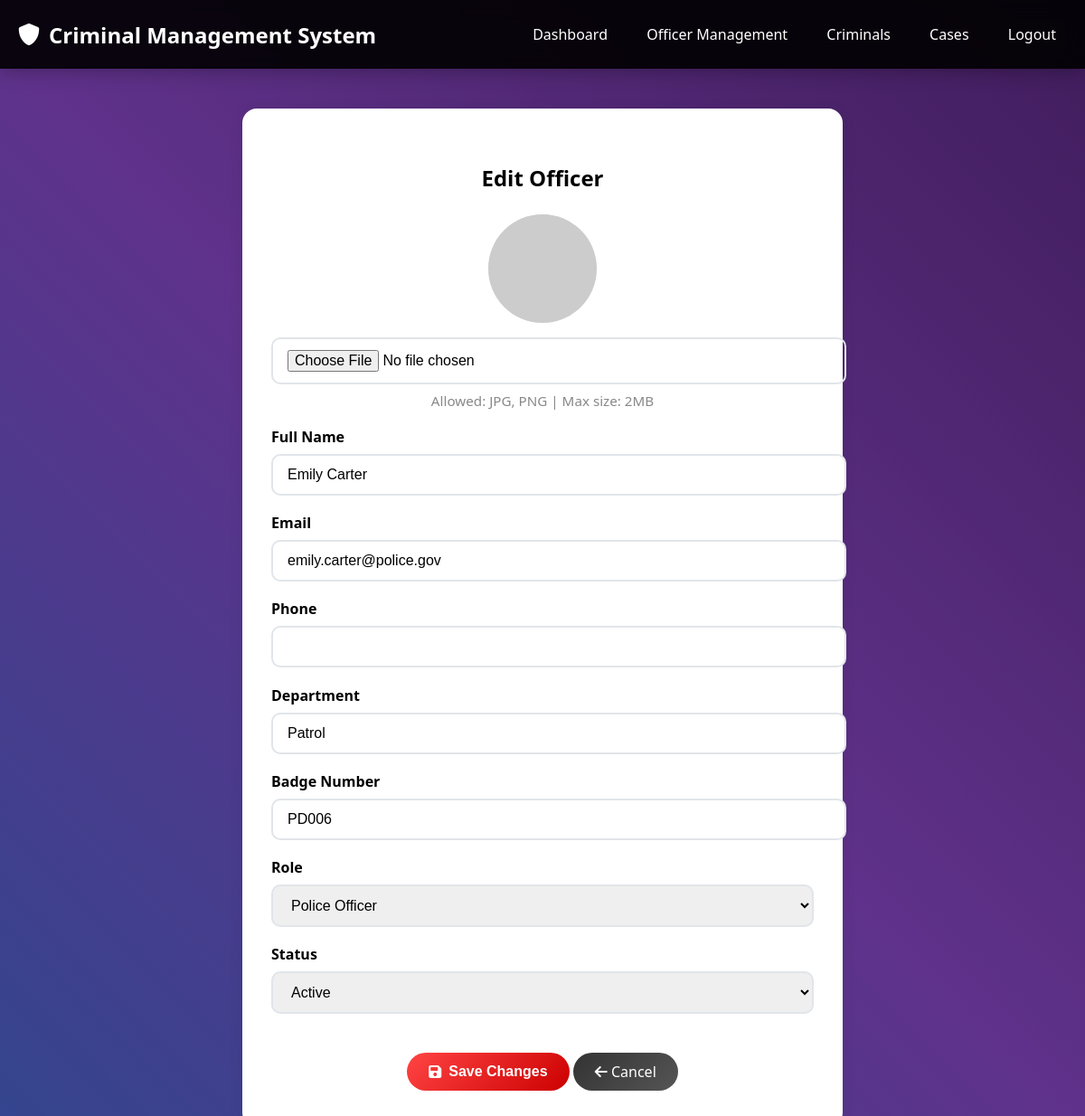
Screenshot of /modules/officers/edit_officer.php?id=8 (signed in) with the database file from the repository.
### tables this page shows
CREATE TABLE `users` (
  `id` int(11) NOT NULL,
  `fullname` varchar(100) NOT NULL,
  `email` varchar(100) NOT NULL,
  `username` varchar(50) NOT NULL,
  `badge_number` varchar(20) NOT NULL,
  `department` varchar(50) NOT NULL,
  `role` enum('admin','officer','investigator') NOT NULL,
  `password` varchar(255) NOT NULL,
  `status` enum('active','inactive','suspended') DEFAULT 'active',
  `profile_image` varchar(255) DEFAULT NULL,
  `phone` varchar(20) DEFAULT NULL,
  `address` text DEFAULT NULL,
  `created_at` timestamp NOT NULL DEFAULT current_timestamp(),
  `updated_at` timestamp NOT NULL DEFAULT current_timestamp() ON UPDATE current_timestamp(),
  `last_login` timestamp NULL DEFAULT NULL
);

### modules/officers/edit_officer.php (the view, shortened to what this page needs)
<?php
$servername = "localhost";
$username = "root";
$password = "";
$dbname = "criminal_management";
try {
    $conn = new PDO("mysql:host=$servername;dbname=$dbname", $username, $password);
    $conn->setAttribute(PDO::ATTR_ERRMODE, PDO::ERRMODE_EXCEPTION);
} catch(PDOException $e) {
    die("Connection failed: " . $e->getMessage());
}
$officer = null;
if (isset($_GET['id']) && is_numeric($_GET['id'])) {
    $stmt = $conn->prepare("SELECT * FROM users WHERE id = ? AND role IN ('officer', 'investigator')");
    $stmt->execute([$_GET['id']]);
    $officer = $stmt->fetch(PDO::FETCH_ASSOC);
} else {
    $error = "Invalid officer ID.";
}
?>
<!DOCTYPE html>
<html lang="en">
<head>
    <link href="https://cdnjs.cloudflare.com/ajax/libs/font-awesome/6.0.0/css/all.min.css" rel="stylesheet">
</head>
<body>
    <div class="background-container">
    </div>
    <nav class="navbar">
        <div class="nav-content">
            <a href="dashboard.php" class="logo">
                <i class="fas fa-shield-alt"></i>
                Criminal Management System
            </a>
            <ul class="nav-links">
                <li><a href="dashboard.php">Dashboard</a></li>
                <li><a href="officer_management.php">Officer Management</a></li>
                <li><a href="criminal_management.php">Criminals</a></li>
                <li><a href="case_management.php">Cases</a></li>
                <li><a href="logout.php">Logout</a></li>
            </ul>
        </div>
    </nav>
    <div class="container">
        <div class="form-title">
            <h2>Edit Officer</h2>
        </div>
        <?php if ($officer): ?>
        <form method="POST" enctype="multipart/form-data">
            <div class="form-group" style="text-align:center;">
                <img src="<?php echo $officer['profile_image'] ? 'uploads/criminal_photos/' . htmlspecialchars($officer['profile_image']) : 'https://via.placeholder.com/120?text=No+Image'; ?>" class="profile-img-preview" id="imgPreview">
                <input type="file" name="profile_image" accept="image/jpeg,image/png" onchange="previewImage(event)">
                <div style="font-size:0.95rem;color:#888;margin-top:0.5rem;">Allowed: JPG, PNG | Max size: 2MB</div>
            </div>
            <div class="form-group">
                <label for="fullname">Full Name</label>
                <input type="text" id="fullname" name="fullname" value="<?php echo htmlspecialchars($officer['fullname']); ?>" required>
            </div>
            <div class="form-group">
                <label for="email">Email</label>
                <input type="email" id="email" name="email" value="<?php echo htmlspecialchars($officer['email']); ?>" required>
            </div>
            <div class="form-group">
                <label for="phone">Phone</label>
                <input type="text" id="phone" name="phone" value="<?php echo htmlspecialchars($officer['phone']); ?>">
            </div>
            <div class="form-group">
                <label for="department">Department</label>
                <input type="text" id="department" name="department" value="<?php echo htmlspecialchars($officer['department']); ?>">
            </div>
            <div class="form-group">
                <label for="badge_number">Badge Number</label>
                <input type="text" id="badge_number" name="badge_number" value="<?php echo htmlspecialchars($officer['badge_number']); ?>">
            </div>
            <div class="form-group">
                <label for="role">Role</label>
                <select id="role" name="role">
                    <option value="officer" <?php if($officer['role']==='officer') echo 'selected'; ?>>Police Officer</option>
                </select>
            </div>
            <div class="form-group">
                <label for="status">Status</label>
                <select id="status" name="status">
                    <option value="active" <?php if($officer['status']==='active') echo 'selected'; ?>>Active</option>
                </select>
            </div>
            <div style="text-align:center;">
                <button type="submit" class="btn btn-primary"><i class="fas fa-save"></i> Save Changes</button>
                <a href="view_officer.php?id=<?php echo $officer['id']; ?>" class="back-btn"><i class="fas fa-arrow-left"></i> Cancel</a>
            </div>
        </form>
        <?php endif; ?>
    </div>
</body>
</html>

### modules/officers/edit_officer.php (style rules this page uses)
body { font-family: 'Segoe UI', Tahoma, Geneva, Verdana, sans-serif; background: #f4f6f9; margin: 0; }
.background-container { position: fixed; top: 0; left: 0; width: 100%; height: 100%; z-index: -1; overflow: hidden; }
.navbar { background: rgba(0, 0, 0, 0.9); backdrop-filter: blur(10px); padding: 0.7rem 0; position: fixed; width: 100%; top: 0; z-index: 1000; box-shadow: 0 2px 20px rgba(0, 0, 0, 0.3); }
.nav-content { display: flex; justify-content: space-between; align-items: center; max-width: 1400px; margin: 0 auto; padding: 0 20px; }
.logo { font-size: 1.5rem; font-weight: bold; color: #fff; text-decoration: none; display: flex; align-items: center; gap: 10px; }
.nav-links { display: flex; list-style: none; gap: 1.2rem; }
.nav-links a { text-decoration: none; color: #fff; font-weight: 500; transition: color 0.3s ease; padding: 6px 12px; border-radius: 20px; }
.container { max-width: 600px; margin: 120px auto 0 auto; background: #fff; border-radius: 16px; box-shadow: 0 2px 16px rgba(0,0,0,0.08); padding: 2.5rem 2rem; }
.form-title { text-align: center; margin-bottom: 1.5rem; }
.form-group { margin-bottom: 1.2rem; }
.form-group label { display: block; margin-bottom: 0.5rem; font-weight: 600; }
.form-group input, .form-group select { width: 100%; padding: 12px 16px; border: 2px solid #e1e5e9; border-radius: 10px; font-size: 1rem; transition: border-color 0.3s ease; }
.profile-img-preview { display: block; margin: 0 auto 1rem auto; border-radius: 50%; width: 120px; height: 120px; object-fit: cover; background: #eee; }
.btn { padding: 12px 24px; border: none; border-radius: 50px; font-size: 1rem; font-weight: 600; cursor: pointer; transition: all 0.3s ease; text-decoration: none; display: inline-flex; align-items: center; gap: 0.5rem; }
.btn-primary { background: linear-gradient(135deg, #ff4444 0%, #cc0000 100%); color: white; }
.back-btn { display: inline-block; margin-top: 1.5rem; background: linear-gradient(135deg, #333 0%, #555 100%); color: white; padding: 10px 24px; border-radius: 50px; text-decoration: none; font-size: 1rem; transition: all 0.3s ease; }

### rows the page displays
users: fullname "Emily Carter", email "emily.carter@police.gov", department "Patrol", badge_number "PD006", role "Police Officer", status "Active"
